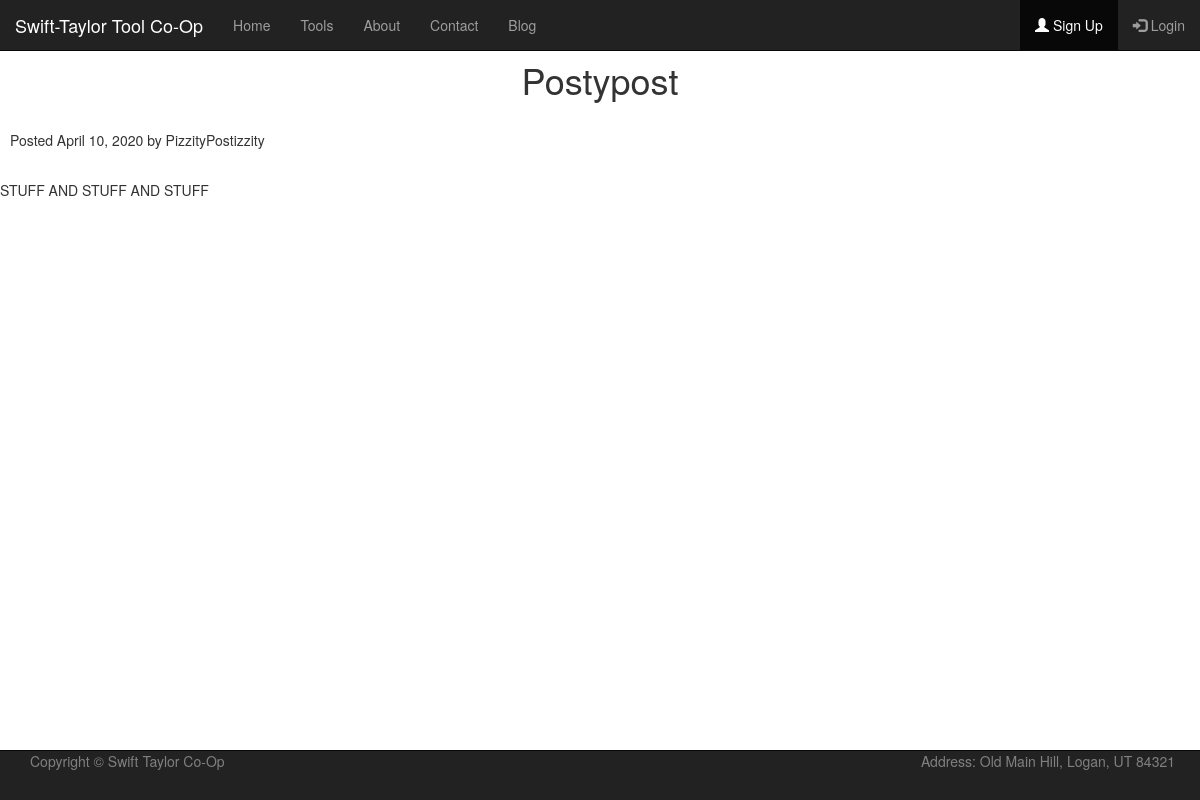
Page /blog/11/ on the committed database.
### tools/models.py (models this page shows)
class Blog(models.Model):
    title = models.CharField(max_length=200)
    author = models.CharField(max_length=100)
    content = models.TextField()
    date = models.DateField(default=datetime.date.today)

### tools/views.py (the view)
# urls.py: path('blog/<int:pk>/', tools_views.EntryView.as_view(), name = 'entry'),
class EntryView(generic.DetailView):
    model = Blog
    template_name = 'tools/entry.html'
    def get_context_data(self, **kwargs):
        context = super().get_context_data(**kwargs)
        context['comments'] = Comment.objects.filter(blog = self.get_object())
        return context

### tools/templates/tools/entry.html (shortened to what this page needs)
<!DOCTYPE html>
{% load static %}
<html lang = "en">
    <head>
        {% load static %}
        <link rel="stylesheet" href="https://maxcdn.bootstrapcdn.com/bootstrap/3.4.1/css/bootstrap.min.css">
        <link rel="stylesheet" href = "{% static 'tools/style.css' %}">
    </head>
<nav class="navbar navbar-inverse navbar-fixed-top">
  <div class="container-fluid">
    <div class="navbar-header">
      <a class="navbar-brand" href="#">Swift-Taylor Tool Co-Op</a>
    </div>
    <ul class="nav navbar-nav">
      <li><a href="{% url 'homepage' %}">Home</a></li>
      <li><a href="{% url 'tools' %}">Tools</a></li>
      <li><a href="{% url 'about' %}">About</a></li>
    <li><a href="{% url 'contact' %}">Contact</a></li>
    <li><a href="{% url 'blog' %}">Blog</a></li>
    </ul>
    <ul class="nav navbar-nav navbar-right">
    {% if user.is_authenticated %}
      <li><a href="{% url 'logout' %}"><span class="glyphicon glyphicon-log-in"></span> Logout</a></li>
    {% else %}
      <li class="active"><a href="{% url 'register' %}"><span class="glyphicon glyphicon-user"></span> Sign Up</a></li>
      <li><a href="{% url 'login' %}"><span class="glyphicon glyphicon-log-in"></span> Login</a></li>
    {% endif %}
    </ul>
  </div>
</nav>
    <body>
    <br>
	<br>
        <h1>{{object.title}}</h1><br>
        <p>Posted {{object.date}} by {{object.author}}</p><br>
        {{object.content}}
        <br>
<nav class="navbar navbar-inverse navbar-fixed-bottom">
  <div class="container">
    <p class="nav navbar-nav navbar-left" style="color:gray;"> Copyright &copy; Swift Taylor Co-Op</p>
	<p class="nav navbar-nav navbar-right" style="color:gray;"> Address: Old Main Hill, Logan, UT 84321 </p>
  </div>
</nav>
    </body>
</html>

### tools/static/tools/style.css (style rules this page uses)
h1 { text-align: center; padding-left: 10px; padding-right: 10px; }
p { padding-left: 10px; padding-right: 10px; }

### rows in the picture
Blog: title "Postypost", date "April 10, 2020", author "PizzityPostizzity", content "STUFF AND STUFF AND STUFF"
